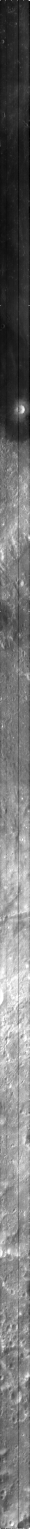
#> input picture audit/snapshot/ch2_iir_nri_20240523T1600301891_d_img_d18/browse/raw/20240523/ch2_iir_nri_20240523T1600301891_b_brw_d18.png, 175 x 9171 px (shown at 1/6 size); its folder holds only this picture in this run
$ python inspect_browse.py
#> lines starting #> are read from the running program, lines starting #| are printed output that depends on the picture
"""Browse-only diagnostics; no science-pixel statistics are implied."""
from pathlib import Path
import json
import numpy as np
from PIL import Image, ImageDraw, ImageFont

base=Path(__file__).resolve().parent
out=base/'previews';out.mkdir(exist_ok=True)
paths=sorted((base/'snapshot').glob('*/browse/**/*.png'))
font=ImageFont.truetype('/System/Library/Fonts/Helvetica.ttc',18)
small=ImageFont.truetype('/System/Library/Fonts/Helvetica.ttc',14)
sheet=Image.new('RGB',(1280,1050),'#f4f4f4');draw=ImageDraw.Draw(sheet)
#> after `sheet = Image.new('RGB', (1280, 1050), '#f4f4f4')`: sheet: PIL image 1280x1050 RGB; every value is 244
draw.text((20,10),'Archived browse images — diagnostic views, not registration results',font=font,fill='black')
summary=[]
for i,p in enumerate(paths):
    im=Image.open(p);a=np.array(im)
#> further down, im is the input picture: PIL image 175x9171 L; min 0, max 255, mean 115.9
    key='IIRS' if '_iir_' in p.name else 'TMC' if '_tmc_' in p.name else 'OHRC 2021' if '20210402' in p.name else 'OHRC 2024'
    entry={'product':key,'path':str(p.relative_to(base)), 'dimensions':list(im.size),'mode':im.mode,
        'scope':'all browse pixels, including borders; not science pixels',
        'min':float(a.min()),'max':float(a.max()),'mean':float(a.mean()),
        'median':float(np.median(a)),'p2':float(np.percentile(a,2)),
        'p98':float(np.percentile(a,98)), 'zero_pct':float(np.mean(a==0)*100),
        '255_pct':float(np.mean(a==255)*100), 'nodata_pct':'not available',
        'valid_pixel_pct':'not available'}
    summary.append(entry)
    x=i*320
    draw.text((x+12,50),key,font=font,fill='black')
    draw.text((x+12,76),f'{im.width} × {im.height} browse pixels',font=small,fill='black')
    overview=im.convert('RGB');overview.thumbnail((285,560))
    sheet.paste(overview,(x+(320-overview.width)//2,105))
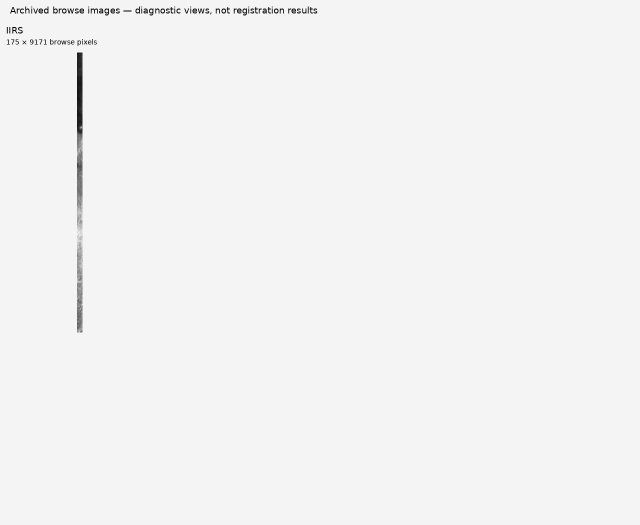
#> sheet: PIL image 1280x1050 RGB (shown at 1/2 size); min 0, max 255, mean 242.9
    draw.text((x+12,680),'Central browse crop (unregistered)',font=small,fill='black')
    # Take centre crop with original pixel aspect ratio; do not stretch.
    crop_w=min(im.width,480);crop_h=min(im.height,480)
#> after `crop_w = min(im.width, 480)`: crop_w = 175
#> after `crop_h = min(im.height, 480)`: crop_h = 480
    cx,cy=im.width//2,im.height//2
#> cx = 87; cy = 4585
    crop=im.crop((cx-crop_w//2,cy-crop_h//2,cx+(crop_w+1)//2,cy+(crop_h+1)//2)).convert('RGB')
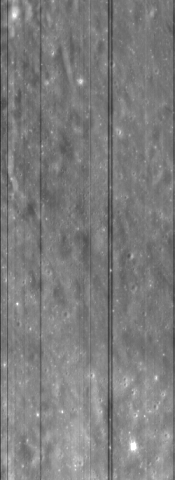
#> crop: PIL image 175x480 RGB; min 39, max 255, mean 125
    crop.thumbnail((285,285))
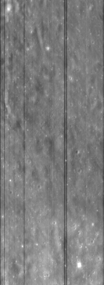
#> crop: PIL image 104x285 RGB; min 60, max 255, mean 125
    sheet.paste(crop,(x+(320-crop.width)//2,715))
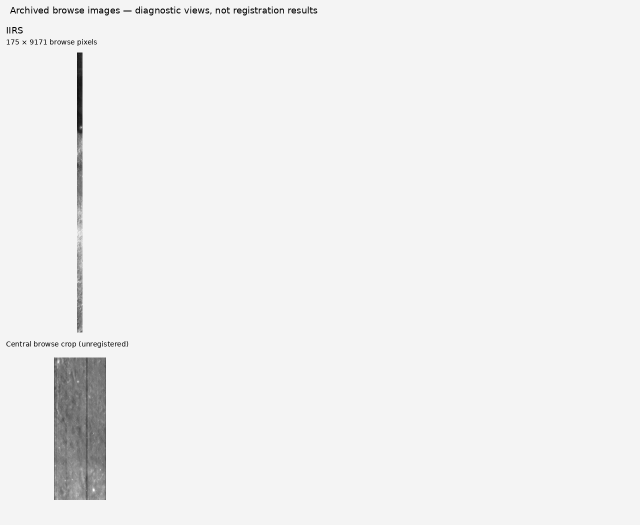
#> sheet: PIL image 1280x1050 RGB (shown at 1/2 size); min 0, max 255, mean 240.1
    draw.text((x+12,1010),f'Zero: {entry["zero_pct"]:.1f}% (not nodata proof)',font=small,fill='black')
sheet.save(out/'browse_contact_sheet.png')
(base/'browse_statistics.json').write_text(json.dumps(summary,indent=2))
print(json.dumps(summary,indent=2))
#> (printed output is left out)
